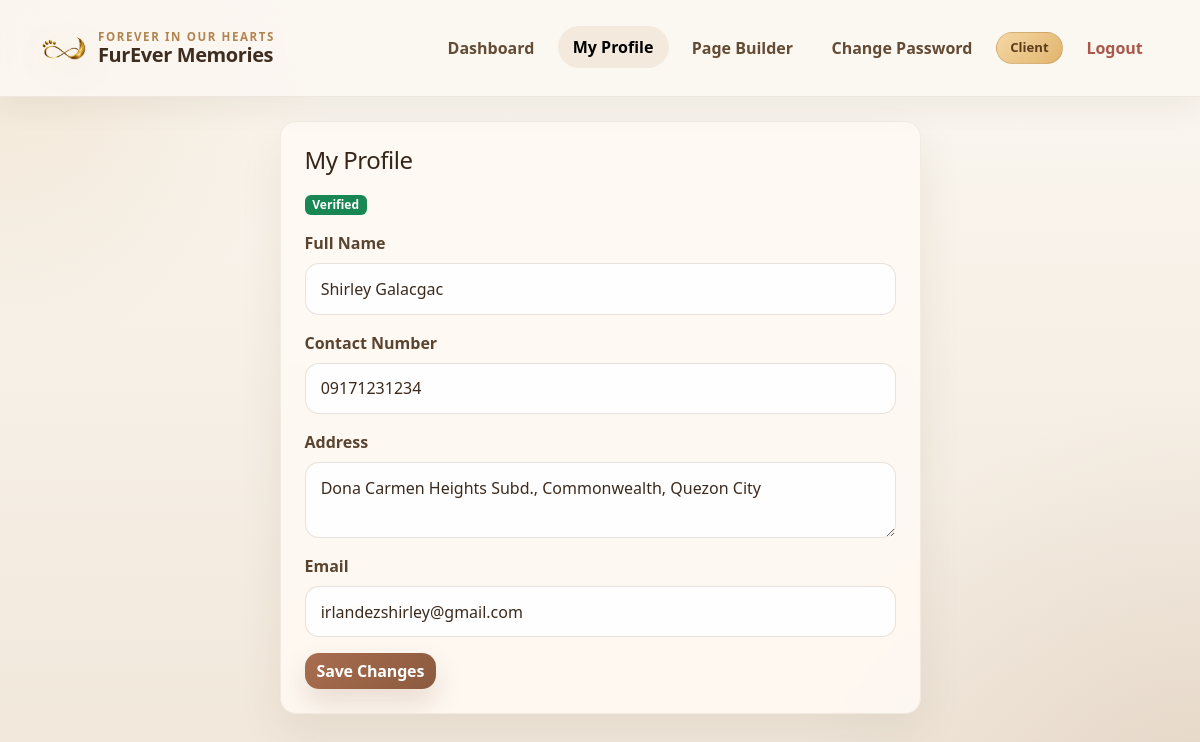
Page /client_profile.php (signed in) on the committed database.
### tables this page shows
CREATE TABLE `users` (
  `id` int(10) UNSIGNED NOT NULL,
  `role` enum('administrator','client') NOT NULL,
  `client_guid` varchar(64) DEFAULT NULL,
  `full_name` varchar(150) NOT NULL,
  `contact_number` varchar(50) DEFAULT NULL,
  `address` text DEFAULT NULL,
  `email` varchar(150) NOT NULL,
  `password_hash` varchar(255) NOT NULL,
  `is_active` tinyint(1) NOT NULL DEFAULT 1,
  `is_email_verified` tinyint(1) NOT NULL DEFAULT 0,
  `email_verified_at` datetime DEFAULT NULL,
  `last_login_at` datetime DEFAULT NULL,
  `last_login_ip` varchar(64) DEFAULT NULL,
  `created_at` datetime NOT NULL,
  `updated_at` datetime NOT NULL
);

### includes/functions.php (called while the page is built, shortened)
<?php
require_once __DIR__ . '/../config/db.php';
function e($value): string
{
    return htmlspecialchars((string)$value, ENT_QUOTES, 'UTF-8');
}
function current_user(): ?array
{
    return $_SESSION['user'] ?? null;
}
function is_admin(): bool
{
    return (current_user()['role'] ?? '') === 'administrator';
}
function is_client(): bool
{
    return (current_user()['role'] ?? '') === 'client';
}
function fetch_user_by_id(int $id): ?array
{
    $stmt = db()->prepare('SELECT * FROM users WHERE id = ? LIMIT 1');
    $stmt->execute([$id]);
    return $stmt->fetch() ?: null;
}

### config/db.php (called while the page is built, shortened)
<?php
function db(): PDO
{
    $dsn = 'mysql:host=' . DB_HOST . ';dbname=' . DB_NAME . ';charset=utf8mb4';
    $pdo = new PDO($dsn, DB_USER, DB_PASS, [
        PDO::ATTR_ERRMODE => PDO::ERRMODE_EXCEPTION,
        PDO::ATTR_DEFAULT_FETCH_MODE => PDO::FETCH_ASSOC,
        PDO::ATTR_EMULATE_PREPARES => false,
    ]);
    return $pdo;
}

### includes/auth.php (called while the page is built, shortened)
<?php
require_once __DIR__ . '/functions.php';
function refresh_logged_user(): void
{
    if (!empty($_SESSION['user']['id'])) {
        $fresh = fetch_user_by_id((int)$_SESSION['user']['id']);
    }
}

### client_profile.php (the view, shortened to what this page needs)
<?php
require_once __DIR__ . '/includes/auth.php';
refresh_logged_user();
$user = current_user();
?>
<!doctype html>
<html lang="en">
<head>
    <link href="https://cdn.jsdelivr.net/npm/bootstrap@5.3.3/dist/css/bootstrap.min.css" rel="stylesheet">
    <link rel="stylesheet" href="assets/css/site.css">
</head>
<body class="admin-page">
<?php include __DIR__ . '/includes/topbar.php'; ?>
<div class="container py-4 admin-shell">
    <div class="row justify-content-center">
        <div class="col-lg-7">
            <div class="card border-0 shadow-sm rounded-4">
                <div class="card-body p-4">
                    <h1 class="h4 mb-3">My Profile</h1>
                    <div class="mb-3">
                        <span class="badge <?= !empty($user['is_email_verified']) ? 'text-bg-success' : 'text-bg-warning' ?>"><?= !empty($user['is_email_verified']) ? 'Verified' : 'Pending verification' ?></span>
                    </div>
                    <form method="post">
                        <div class="mb-3"><label class="form-label">Full Name</label><input name="full_name" value="<?= e($user['full_name']) ?>" class="form-control"></div>
                        <div class="mb-3"><label class="form-label">Contact Number</label><input name="contact_number" value="<?= e($user['contact_number']) ?>" class="form-control"></div>
                        <div class="mb-3"><label class="form-label">Address</label><textarea name="address" class="form-control" rows="2"><?= e($user['address']) ?></textarea></div>
                        <div class="mb-3"><label class="form-label">Email</label><input type="email" name="email" value="<?= e($user['email']) ?>" class="form-control"></div>
                        <button class="btn btn-dark">Save Changes</button>
                    </form>
                </div>
            </div>
        </div>
    </div>
</div>
</body>
</html>

### includes/topbar.php (shortened to what this page needs)
<?php
require_once __DIR__ . '/functions.php';
$u = current_user();
$currentPage = basename((string)($_SERVER['PHP_SELF'] ?? ''));
$requestedClientGuid = trim((string)($_GET['clientguid'] ?? ''));
$dashboardUrl = 'dashboard.php' . ((is_admin() && $requestedClientGuid !== '') ? '?clientguid=' . urlencode($requestedClientGuid) : '');
$pageBuilderUrl = 'memorial_edit.php' . ((is_admin() && $requestedClientGuid !== '') ? '?clientguid=' . urlencode($requestedClientGuid) : '');
?>
<nav class="navbar navbar-expand-lg navbar-light sticky-top furever-admin-nav">
    <div class="container admin-nav-shell">
        <a class="navbar-brand admin-brand" href="<?= e($dashboardUrl) ?>">
            <img src="assets/images/logo-furever-memories.png" alt="FurEver Memories logo" class="admin-brand-logo">
            <span class="admin-brand-text">
                <small class="admin-brand-kicker">Forever in our hearts</small>
                <strong><?= e(APP_NAME) ?></strong>
            </span>
        </a>
        <div class="collapse navbar-collapse" id="navMain">
            <ul class="navbar-nav ms-auto align-items-lg-center gap-lg-2">
                <li class="nav-item"><a class="nav-link admin-nav-link<?= $currentPage === 'dashboard.php' ? ' active' : '' ?>" href="<?= e($dashboardUrl) ?>">Dashboard</a></li>
                <?php if (is_client()): ?>
                    <li class="nav-item"><a class="nav-link admin-nav-link<?= $currentPage === 'client_profile.php' ? ' active' : '' ?>" href="client_profile.php">My Profile</a></li>
                <?php endif; ?>
                <li class="nav-item"><a class="nav-link admin-nav-link<?= in_array($currentPage, ['memorial_edit.php', 'moderation.php'], true) ? ' active' : '' ?>" href="<?= e($pageBuilderUrl) ?>">Page Builder</a></li>
                <li class="nav-item"><a class="nav-link admin-nav-link<?= $currentPage === 'change_password.php' ? ' active' : '' ?>" href="change_password.php">Change Password</a></li>
                <li class="nav-item"><span class="badge admin-role-badge"><?= e(ucfirst((string)($u['role'] ?? ''))) ?></span></li>
                <li class="nav-item"><a class="nav-link admin-nav-link admin-logout-link" href="logout.php">Logout</a></li>
            </ul>
        </div>
    </div>
</nav>

### assets/css/site.css (style rules this page uses)
:root { --bg-portrait:none; --bg-landscape:none; --page-bg:#f6f1ea; --card-bg:rgba(255,255,255,.88); --shadow-soft:0 10px 30px rgba(0,0,0,.08); --marketing-ink:#2d3a43; --marketing-gold:#c89541; --marketing-cream:#fbf7f1; --marketing-cloud:#eff3f5; --marketing-sand:#e8ddcf; }
html,body { min-height:100%; }
body { position:relative; background:var(--page-bg); color:#1d1d1f; overflow-x:hidden; }
body::before { content:""; position:fixed; inset:0; background-image:var(--bg-landscape); background-size:cover; background-position:center center; background-repeat:no-repeat; z-index:-2; transform:scale(1.03); }
body::after { content:""; position:fixed; inset:0; background:linear-gradient(180deg, rgba(250,247,242,.72), rgba(250,247,242,.92)); z-index:-1; }
.admin-page { min-height:100vh; background: radial-gradient(circle at top left, rgba(198,149,72,.16), transparent 24%), radial-gradient(circle at bottom right, rgba(149,110,74,.14), transparent 28%), linear-gradient(180deg, #fbf7f1 0%, #f1e7da 100%); color:#4a3828; }
.admin-page::before, .admin-page::after { display:none; }
.admin-shell { position:relative; z-index:1; }
.furever-admin-nav { background:rgba(251,247,241,.92); border-bottom:1px solid rgba(86,60,34,.08); backdrop-filter:blur(12px); box-shadow:0 10px 30px rgba(58,41,24,.06); }
.admin-nav-shell { min-height:80px; }
.admin-brand { display:flex; align-items:center; gap:12px; color:#3f2d20; font-weight:700; letter-spacing:-0.02em; }
.admin-brand-logo { width:44px; height:44px; object-fit:contain; filter:drop-shadow(0 8px 18px rgba(102,73,39,.16)); }
.admin-brand-text { display:flex; flex-direction:column; line-height:1.05; }
.admin-brand-kicker { font-size:.72rem; font-weight:600; letter-spacing:.14em; text-transform:uppercase; color:#b1844f; }
.admin-nav-link { color:#644b34; font-weight:600; border-radius:999px; padding:.55rem .95rem !important; transition:background-color .2s ease, color .2s ease, transform .2s ease; }
.admin-nav-link:hover, .admin-nav-link:focus, .admin-nav-link.active { color:#4c3524; background:rgba(189,153,102,.14); transform:translateY(-1px); }
.admin-role-badge { background:linear-gradient(135deg, #f5d8a6 0%, #e1b46d 100%); color:#5a3c1d; border:1px solid rgba(137,95,51,.22); font-size:.82rem; padding:.5rem .85rem; border-radius:999px; font-weight:700; text-transform:capitalize; }
.admin-logout-link { color:#a9584a; }
.admin-page .card { border:1px solid rgba(107,77,46,.08) !important; background:rgba(255,250,244,.88); box-shadow:0 20px 45px rgba(63,45,28,.08) !important; overflow:hidden; }
.admin-page .card-body { color:#4a3828; }
.admin-page h1, .admin-page h2, .admin-page h3, .admin-page h4, .admin-page h5, .admin-page h6 { color:#36261a; letter-spacing:-0.02em; }
.admin-page .form-label { color:#5a4430; font-weight:600; }
.admin-page .form-control, .admin-page .form-select { border-radius:14px; border:1px solid rgba(127,94,57,.18); background:rgba(255,255,255,.94); color:#3c2a1d; padding:.8rem .95rem; box-shadow:none; }
.admin-page .btn { border-radius:14px; font-weight:700; letter-spacing:-0.01em; }
.admin-page .btn-dark, .admin-page .btn-success, .admin-page .btn-primary { border:none; background:linear-gradient(135deg, #a96d4f 0%, #8b5a3f 100%); color:#fff; box-shadow:0 14px 28px rgba(139,90,63,.18); }
.card { background:var(--card-bg); backdrop-filter:blur(4px); }

### rows in the picture
users: role "Client", full_name "Shirley Galacgac", contact_number "09171231234", address "Dona Carmen Heights Subd., Commonwealth, Quezon City", email "irlandezshirley@gmail.com"

### other values in the picture
APP_NAME "FurEver Memories"
